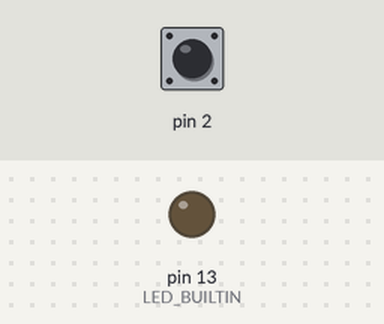
Simulated run of this sketch. Board: Arduino Uno, built with avr-gcc and run on an emulated ATmega328P. On the bench: output pins drawn as LEDs (lit = HIGH). The inputs (shaded band) are chosen by the test bench; at power-on: pin 2 HIGH.

Above: at 1.2 s.
1.3 s: pin 2 pulled LOW for 0.15 s
At 1.45 s:
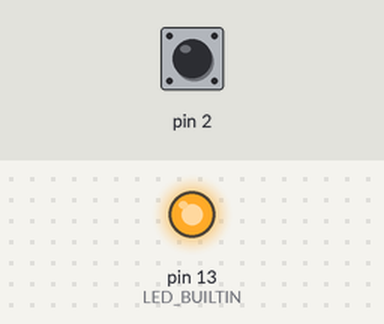
3.0 s: pin 2 pulled LOW for 3.2 s
At 7.0 s:
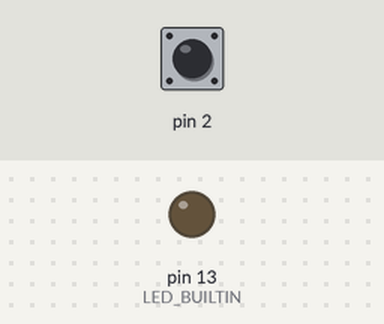
Timing chart, 0 to 8.5 s (numbered marks = the images above; inputs shaded):
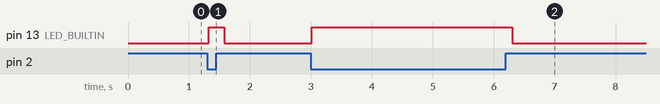

The sketch:

CapacitiveSensorSketch.ino
```cpp
#include <CapacitiveSensor.h>

/*
 * CapitiveSense Library Demo Sketch
 * Paul Badger 2008
 * Uses a high value resistor e.g. 10M between send pin and receive pin
 * Resistor effects sensitivity, experiment with values, 50K - 50M. Larger resistor values yield larger sensor values.
 * Receive pin is the sensor pin - try different amounts of foil/metal on this pin
 */


CapacitiveSensor   cs_4_2 = CapacitiveSensor(4,2);        // 10M resistor between pins 4 & 2, pin 2 is sensor pin, add a wire and or foil if desired

void setup()
{
   Serial.begin(9600);
    // initialize digital pin LED_BUILTIN as an output.
  pinMode(LED_BUILTIN, OUTPUT);
}

void loop()
{
    long start = millis();
    long total1 =  cs_4_2.capacitiveSensor(30);
    digitalWrite(LED_BUILTIN, LOW);    // turn the LED off by making the voltage LOW
    //Serial.print(millis() - start);        // check on performance in milliseconds
    //Serial.print("\n");                    // tab character for debug windown spacing

    //Serial.print(total1);                  // print sensor output 1
    //Serial.print("\n");
    if (total1 > 1000)
    {
      digitalWrite(LED_BUILTIN, HIGH);   // turn the LED on (HIGH is the voltage level)
      delay(200);                       // wait for a second
    }

    delay(50);                             // arbitrary delay to limit data to serial port
}
```

Measured:
- after the input at 1.3 s, pin 13 (LED_BUILTIN): LOW → HIGH at once, → LOW 0.25 s later
- after the input at 3.0 s, pin 13 (LED_BUILTIN): LOW → HIGH at once, → LOW 3.3 s later
